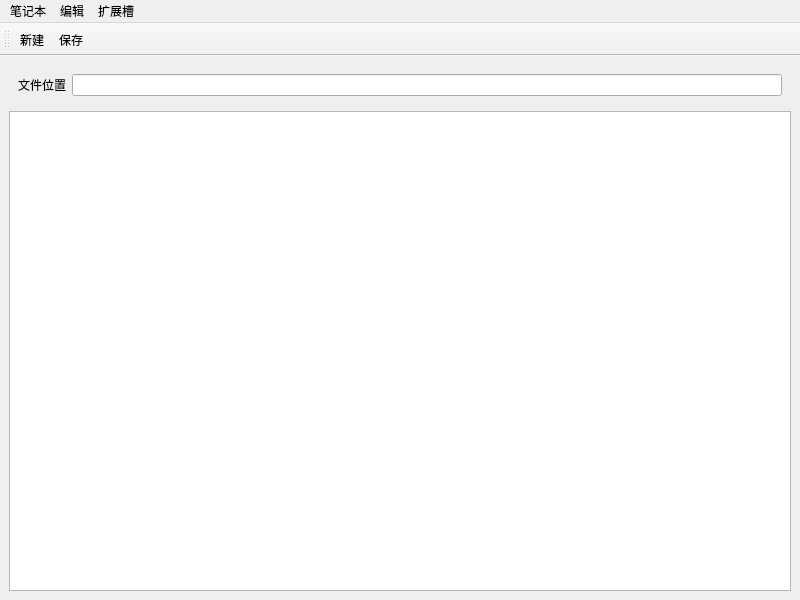
<?xml version="1.0" encoding="UTF-8"?>
<ui version="4.0">
 <class>MyNote</class>
 <widget class="QMainWindow" name="MyNote">
  <property name="geometry">
   <rect>
    <x>0</x>
    <y>0</y>
    <width>800</width>
    <height>600</height>
   </rect>
  </property>
  <property name="windowTitle">
   <string>MyNote</string>
  </property>
  <widget class="QWidget" name="centralwidget">
   <layout class="QHBoxLayout" name="horizontalLayout_2">
    <item>
     <layout class="QVBoxLayout" name="verticalLayout">
      <item>
       <widget class="QWidget" name="widget" native="true">
        <layout class="QHBoxLayout" name="horizontalLayout">
         <item>
          <widget class="QLabel" name="label">
           <property name="text">
            <string>文件位置</string>
           </property>
          </widget>
         </item>
         <item>
          <widget class="QLineEdit" name="lineEdit"/>
         </item>
        </layout>
       </widget>
      </item>
      <item>
       <widget class="QTextEdit" name="textEdit">
        <property name="styleSheet">
         <string notr="true">border-image: url(:/Image/background.jpg);</string>
        </property>
       </widget>
      </item>
     </layout>
    </item>
   </layout>
  </widget>
  <widget class="QMenuBar" name="menubar">
   <property name="geometry">
    <rect>
     <x>0</x>
     <y>0</y>
     <width>800</width>
     <height>22</height>
    </rect>
   </property>
   <widget class="QMenu" name="menu">
    <property name="title">
     <string>笔记本</string>
    </property>
    <addaction name="actionNew"/>
    <addaction name="actionOpen"/>
    <addaction name="actionSave"/>
    <addaction name="actionExit"/>
   </widget>
   <widget class="QMenu" name="menu_2">
    <property name="title">
     <string>编辑</string>
    </property>
    <addaction name="actionColor"/>
    <addaction name="actionFont"/>
   </widget>
   <widget class="QMenu" name="menu_3">
    <property name="title">
     <string>扩展槽</string>
    </property>
    <addaction name="actionDateTime"/>
    <addaction name="actionQt"/>
    <addaction name="actionGithub"/>
    <addaction name="actionJif"/>
   </widget>
   <addaction name="menu"/>
   <addaction name="menu_2"/>
   <addaction name="menu_3"/>
  </widget>
  <widget class="QToolBar" name="toolBar">
   <property name="windowTitle">
    <string>toolBar</string>
   </property>
   <attribute name="toolBarArea">
    <enum>TopToolBarArea</enum>
   </attribute>
   <attribute name="toolBarBreak">
    <bool>false</bool>
   </attribute>
   <addaction name="actionNew"/>
   <addaction name="actionSave"/>
  </widget>
  <action name="actionNew">
   <property name="icon">
    <iconset resource="res.qrc">
     <normaloff>:/Image/icon.png</normaloff>:/Image/icon.png</iconset>
   </property>
   <property name="text">
    <string>新建</string>
   </property>
  </action>
  <action name="actionSave">
   <property name="icon">
    <iconset resource="res.qrc">
     <normaloff>:/Image/icon.png</normaloff>:/Image/icon.png</iconset>
   </property>
   <property name="text">
    <string>保存</string>
   </property>
  </action>
  <action name="actionExit">
   <property name="text">
    <string>退出</string>
   </property>
  </action>
  <action name="actionOpen">
   <property name="text">
    <string>打开</string>
   </property>
  </action>
  <action name="actionColor">
   <property name="text">
    <string>颜色</string>
   </property>
  </action>
  <action name="actionFont">
   <property name="text">
    <string>字体</string>
   </property>
  </action>
  <action name="actionDateTime">
   <property name="text">
    <string>显示时间</string>
   </property>
  </action>
  <action name="actionQt">
   <property name="text">
    <string>Qt说明</string>
   </property>
  </action>
  <action name="actionGithub">
   <property name="text">
    <string>我的Github</string>
   </property>
   <property name="iconText">
    <string>我的Github</string>
   </property>
  </action>
  <action name="actionJif">
   <property name="text">
    <string>显示Gif</string>
   </property>
  </action>
 </widget>
 <resources>
  <include location="res.qrc"/>
 </resources>
 <connections/>
</ui>
